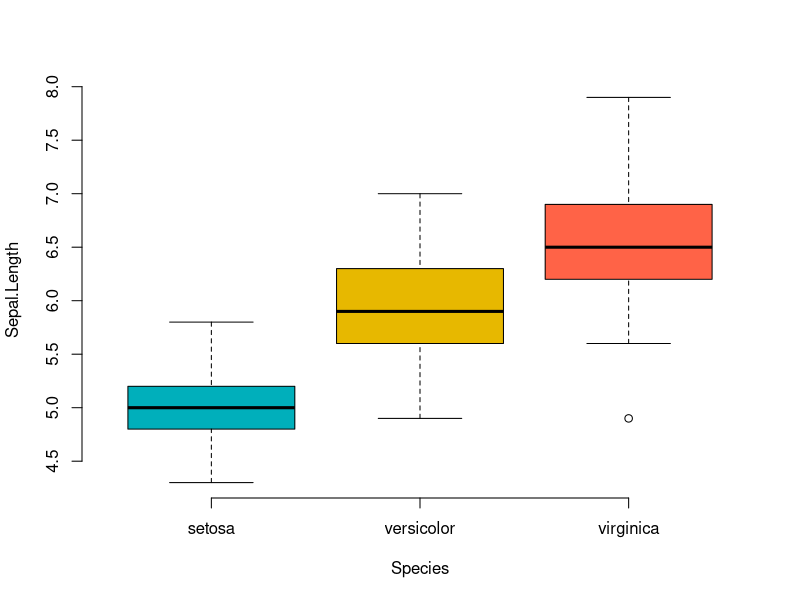
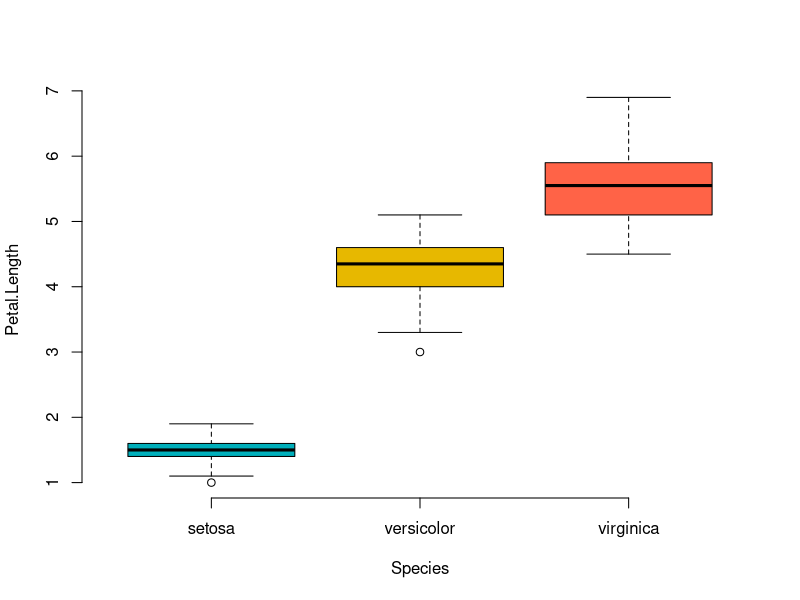

These charts were generated, in order, by the following R code:
## ---- chunk 1
data(iris)
str(iris)
levels(iris$Species)
## ---- chunk 2
boxplot(Sepal.Length ~ Species, 
        data=iris,
        frame = FALSE, 
        col = c("#00AFBB", "#E7B800", "tomato"),
        ylab="Sepal.Length")


boxplot(Petal.Length ~ Species, 
        data=iris,
        frame = FALSE, 
        col = c("#00AFBB", "#E7B800", "tomato"),
        ylab="Petal.Length")
## ---- chunk 3
res.man <- manova(cbind(Sepal.Length, Petal.Length) ~ Species, data = iris)

summary(res.man)
## ---- chunk 4
summary.aov(res.man)
